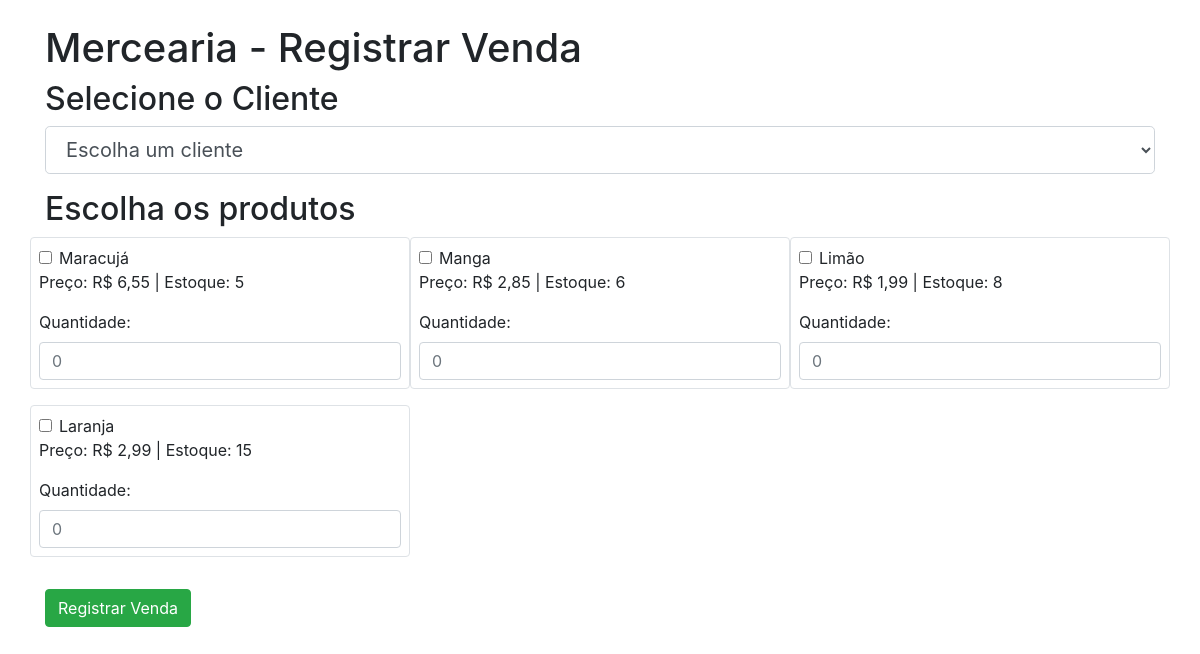
The page /vendas on the database as committed earlier.
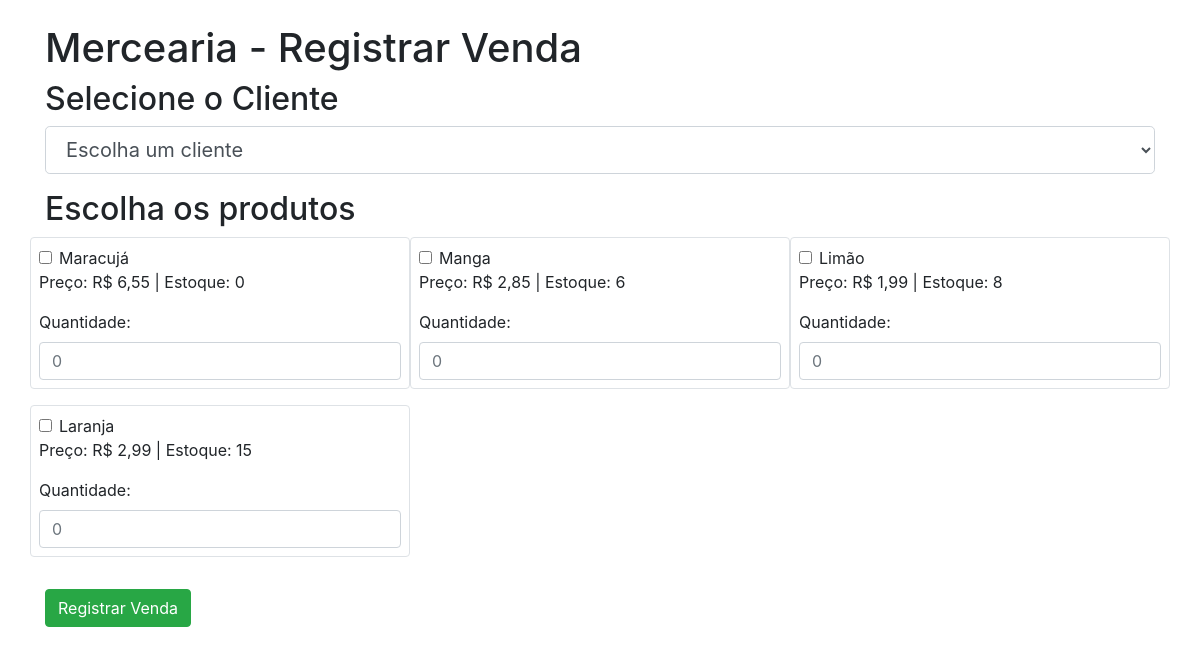
The same page on the database as committed later.
### aplicacao/models.py (models this page shows, shortened)
class Produto(models.Model):
    nome = models.CharField("Nome", max_length=200,null = True)
    preco = models.DecimalField("Preço", decimal_places=2, max_digits=8)
    quantidade = models.PositiveIntegerField("Quantidade", default=0, null=True)

### aplicacao/views.py (the view, shortened to what this page needs)
# urls.py: path('vendas', views.vendas, name="url_vendas")
def vendas(request):
    clientes = Cliente.objects.all()
    produtos = Produto.objects.all()
    messages.success(request, "Sua venda foi registrada")
    return render(request, 'vendas.html', {'clientes': clientes, 'produtos': produtos})

### aplicacao/templates/vendas.html (shortened to what this page needs)
{% load bootstrap4 %}
<!DOCTYPE html>
<html lang="pt-br">
  <head>
    {% bootstrap_css %}
  </head>
  <body>
    <div class="container mt-4">
      <h1>Mercearia - Registrar Venda</h1>
      <form method="POST">
        <h2>Selecione o Cliente</h2>
        <select
          class="form-control form-control-lg mb-3"
          name="cliente"
          required
        >
          <option value="" disabled selected>Escolha um cliente</option>
        </select>
        <h2>Escolha os produtos</h2>
        <div class="row">
          {% for p in produtos %}
          <div class="col-md-4 mb-3 border p-2 rounded">
            <div class="form-check">
              <input
                class="form-check-input"
                type="checkbox"
                name="produto"
                value="{{ p.id }}"
                id="produto{{ p.id }}"
              />
              <label class="form-check-label" for="produto{{ p.id }}">
                {{ p.nome }}
              </label>
            </div>
            <p>Preço: R$ {{ p.preco }} | Estoque: {{ p.quantidade }}</p>
            <div>
              <label for="quantidade{{ p.id }}">Quantidade:</label>
              <input
                type="number"
                class="form-control"
                name="quantidade_{{ p.id }}"
                min="1"
                max="{{ p.quantidade }}"
                id="quantidade{{ p.id }}"
                placeholder="0"
              />
            </div>
          </div>
          {% endfor %}
        </div>
        <button type="submit" class="btn btn-success mt-3">
          Registrar Venda
        </button>
      </form>
    </div>
  </body>
</html>

Rows that differ between the two databases and show on the page:
changed Produto "Maracujá": quantidade "5" → "0"; quantidade (not shown) → "0"
